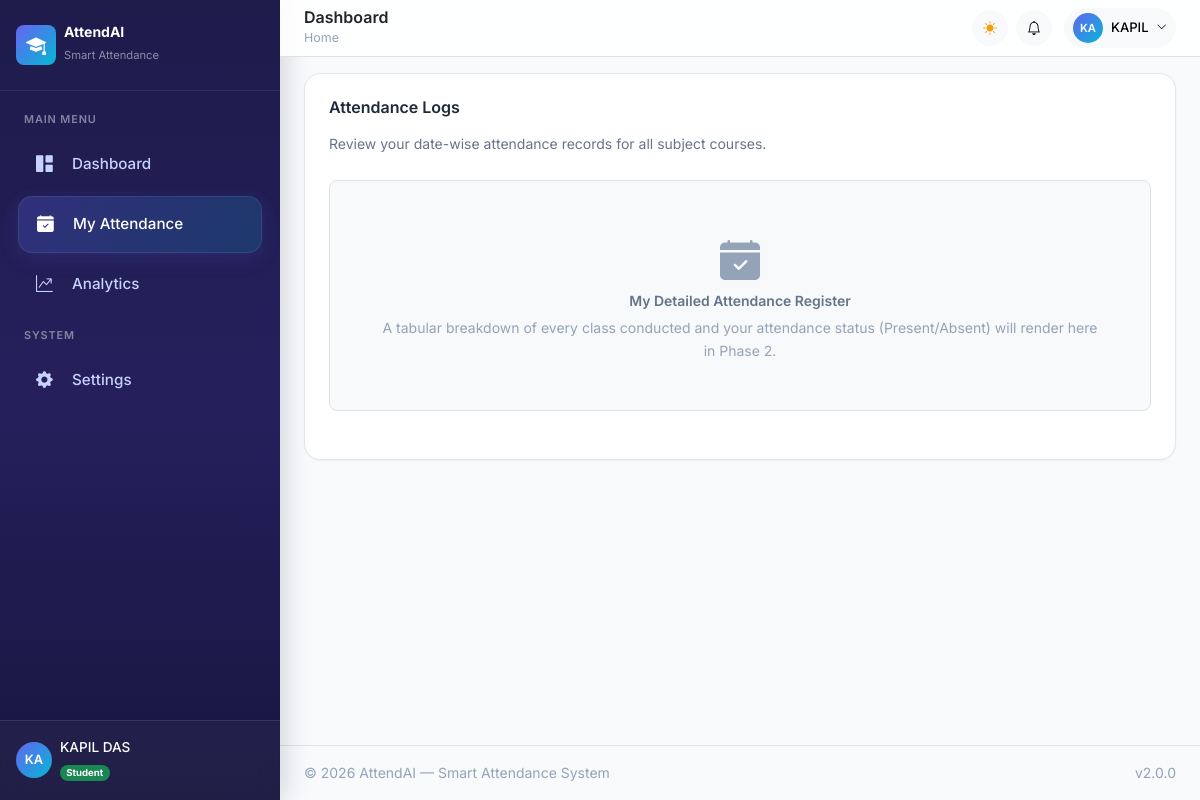
Page /student/attendance (signed in) on the committed database.
### app/models/user.py (models this page shows, shortened)
class User(UserMixin, db.Model):
    __tablename__ = 'users'
    id = db.Column(db.Integer, primary_key=True)
    email = db.Column(db.String(120), unique=True, nullable=False, index=True)
    password_hash = db.Column(db.String(256), nullable=False)
    full_name = db.Column(db.String(100), nullable=False)
    phone = db.Column(db.String(20), nullable=True)
    avatar = db.Column(db.String(255), nullable=True)
    role = db.Column(db.String(20), nullable=False, default='teacher') # 'admin', 'teacher', 'student'
    is_active = db.Column(db.Boolean, default=True, nullable=False)
    created_at = db.Column(db.DateTime, default=datetime.utcnow, nullable=False)
    last_login = db.Column(db.DateTime, nullable=True)
    theme_preference = db.Column(db.String(10), default='light', nullable=False)

### app/blueprints/student_bp.py (the view)
@student_bp.route('/attendance')
@login_required
@student_required
def attendance():
    student = Student.query.filter_by(user_id=current_user.id).first()
    if not student:
        abort(404, description="Student profile not found.")
    return render_template('student/attendance.html', student=student)

### app/blueprints/auth.py (called while the page is built)
@login_manager.user_loader
def load_user(user_id):
    return User.query.get(int(user_id))

### app/services/notification_service.py (called while the page is built)
def get_unread_count(user_id):
    return Notification.query.filter_by(user_id=user_id, is_read=False).count()

### app/templates/student/attendance.html (shortened to what this page needs)
{% extends "base.html" %}
{% block content %}
<div class="card p-4">
    <h5 class="fw-semibold mb-3">Attendance Logs</h5>
    <p class="text-secondary small mb-4">Review your date-wise attendance records for all subject courses.</p>
    <div class="bg-light rounded-3 p-5 text-center border border-dashed mb-4">
        <i class="bi bi-calendar-check-fill text-muted fs-1 mb-2"></i>
        <h6 class="fw-semibold text-secondary">My Detailed Attendance Register</h6>
        <p class="text-muted small">A tabular breakdown of every class conducted and your attendance status (Present/Absent) will render here in Phase 2.</p>
    </div>
</div>
{% endblock %}

### app/templates/components/sidebar.html (shortened to what this page needs)
<aside class="app-sidebar" id="appSidebar">
    <div class="sidebar-brand d-flex align-items-center gap-2 px-3 py-4">
        <div class="brand-icon d-flex align-items-center justify-content-center rounded-3" style="width:40px;height:40px;background:linear-gradient(135deg,#6366f1,#06b6d4);">
            <i class="bi bi-mortarboard-fill text-white fs-5"></i>
        </div>
        <div class="brand-text">
            <h6 class="mb-0 text-white fw-bold">AttendAI</h6>
            <small class="text-white-50" style="font-size:0.7rem;">Smart Attendance</small>
        </div>
    </div>
    <nav class="sidebar-nav flex-grow-1 px-2 py-2">
        <div class="nav-section">
            <span class="nav-section-label text-uppercase text-white-50 px-3 mb-2 d-block" style="font-size:0.65rem;letter-spacing:0.08em;">Main Menu</span>
            {% if current_user.role == 'admin' %}
            <a href="{{ url_for('admin.dashboard') }}" class="sidebar-link {{ 'active' if request.endpoint == 'admin.dashboard' }}">
                <i class="bi bi-grid-1x2-fill"></i><span>Dashboard</span>
            </a>
            <a href="{{ url_for('admin.departments') }}" class="sidebar-link {{ 'active' if request.endpoint == 'admin.departments' }}">
                <i class="bi bi-building"></i><span>Departments</span>
            </a>
            <a href="{{ url_for('admin.programs') }}" class="sidebar-link {{ 'active' if request.endpoint == 'admin.programs' }}">
                <i class="bi bi-journal-bookmark-fill"></i><span>Programs</span>
            </a>
            <a href="{{ url_for('admin.semesters') }}"
                class="sidebar-link {{ 'active' if request.endpoint == 'admin.semesters' }}">
                <i class="bi bi-calendar3"></i>
                <span>Semesters</span>
            </a>
            <a href="{{ url_for('admin.sections') }}"
                class="sidebar-link {{ 'active' if request.endpoint == 'admin.sections' }}">
                <i class="bi bi-grid-3x3-gap-fill"></i>
                <span>Sections</span>
            </a>
            <a href="{{ url_for('admin.subjects') }}" class="sidebar-link {{ 'active' if request.endpoint == 'admin.subjects' }}">
                <i class="bi bi-book-half"></i><span>Subjects</span>
            </a>
            <a href="{{ url_for('admin.assignments') }}"class="sidebar-link {{ 'active' if request.endpoint == 'admin.assignments' }}">
                <i class="bi bi-diagram-3-fill"></i>
                <span>Assignments</span>
            </a>
            <a href="{{ url_for('admin.teachers') }}" class="sidebar-link {{ 'active' if request.endpoint == 'admin.teachers' }}">
                <i class="bi bi-person-workspace"></i><span>Teachers</span>
            </a>
            </a>
            <a href="{{ url_for('analytics.dashboard') }}" class="sidebar-link {{ 'active' if request.endpoint == 'analytics.dashboard' }}">
                <i class="bi bi-graph-up-arrow"></i><span>Analytics</span>
            </a>
            <a href="{{ url_for('reports.index') }}" class="sidebar-link {{ 'active' if request.endpoint == 'reports.index' }}">
                <i class="bi bi-file-earmark-bar-graph"></i><span>Reports</span>
            </a>
            <span class="nav-section-label text-uppercase text-white-50 px-3 mt-3 mb-2 d-block" style="font-size:0.65rem;letter-spacing:0.08em;">System</span>
            <a href="{{ url_for('admin.bulk_import') }}" class="sidebar-link {{ 'active' if request.endpoint == 'admin.bulk_import' }}">
                <i class="bi bi-cloud-upload-fill"></i><span>Bulk Import</span>
            </a>
            <a href="{{ url_for('settings.index') }}" class="sidebar-link {{ 'active' if request.endpoint == 'settings.index' }}">
                <i class="bi bi-gear-fill"></i><span>Settings</span>
            </a>
            {% elif current_user.role == 'student' %}
            <a href="{{ url_for('student_bp.dashboard') }}" class="sidebar-link {{ 'active' if request.endpoint == 'student_bp.dashboard' }}">
                <i class="bi bi-grid-1x2-fill"></i><span>Dashboard</span>
            </a>
            <a href="{{ url_for('student_bp.attendance') }}" class="sidebar-link {{ 'active' if request.endpoint == 'student_bp.attendance' }}">
                <i class="bi bi-calendar-check-fill"></i><span>My Attendance</span>
            </a>
            <a href="{{ url_for('student_bp.analytics') }}" class="sidebar-link {{ 'active' if request.endpoint == 'student_bp.analytics' }}">
                <i class="bi bi-graph-up-arrow"></i><span>Analytics</span>
            </a>
            <span class="nav-section-label text-uppercase text-white-50 px-3 mt-3 mb-2 d-block" style="font-size:0.65rem;letter-spacing:0.08em;">System</span>
            <a href="{{ url_for('settings.index') }}" class="sidebar-link {{ 'active' if request.endpoint == 'settings.index' }}">
                <i class="bi bi-gear-fill"></i><span>Settings</span>
            </a>
            {% endif %}
        </div>
    </nav>
    <div class="sidebar-user px-3 py-3 border-top border-white border-opacity-10">
        <div class="d-flex align-items-center gap-2">
            <div class="user-avatar d-flex align-items-center justify-content-center rounded-circle flex-shrink-0" style="width:36px;height:36px;background:linear-gradient(135deg,#6366f1,#06b6d4);font-size:0.8rem;font-weight:600;color:#fff;">
                {{ current_user.full_name[:2]|upper if current_user.full_name else 'U' }}
            </div>
            <div class="overflow-hidden">
                <div class="text-white text-truncate fw-medium" style="font-size:0.85rem;">{{ current_user.full_name or 'User' }}</div>
                <span class="badge rounded-pill {% if current_user.role == 'admin' %}bg-primary{% elif current_user.role == 'teacher' %}bg-info{% else %}bg-success{% endif %}" style="font-size:0.6rem;">
                    {{ current_user.role|capitalize }}
                </span>
            </div>
        </div>
    </div>
</aside>

### app/templates/components/navbar.html (shortened to what this page needs)
<header class="app-navbar sticky-top bg-white border-bottom px-4 py-2 d-flex align-items-center justify-content-between" style="z-index:1020;backdrop-filter:blur(12px);background:rgba(255,255,255,0.85)!important;">
    <div class="d-flex align-items-center gap-3">
        <div>
            <h5 class="mb-0 fw-semibold text-dark">{% block page_title %}Dashboard{% endblock %}</h5>
            <nav aria-label="breadcrumb" class="d-none d-md-block">
                <ol class="breadcrumb mb-0" style="font-size:0.78rem;">
                    <li class="breadcrumb-item"><a href="#" class="text-decoration-none text-muted">Home</a></li>
                </ol>
            </nav>
        </div>
    </div>
    <div class="d-flex align-items-center gap-2">
        <button class="btn btn-light btn-sm rounded-circle d-flex align-items-center justify-content-center" style="width:36px;height:36px;" onclick="toggleTheme()" id="themeToggleBtn" aria-label="Toggle theme">
            <i class="bi bi-sun-fill text-warning" id="themeIcon"></i>
        </button>
        <div class="dropdown">
            <button class="btn btn-light btn-sm rounded-circle d-flex align-items-center justify-content-center position-relative" style="width:36px;height:36px;" data-bs-toggle="dropdown" data-bs-auto-close="outside" aria-expanded="false" aria-label="Notifications">
                <i class="bi bi-bell"></i>
            </button>
        </div>
        <div class="dropdown ms-1">
            <button class="btn btn-light btn-sm rounded-pill d-flex align-items-center gap-2 px-2 py-1" data-bs-toggle="dropdown" aria-expanded="false">
                <div class="d-flex align-items-center justify-content-center rounded-circle" style="width:30px;height:30px;background:linear-gradient(135deg,#6366f1,#06b6d4);font-size:0.7rem;font-weight:600;color:#fff;">
                    {{ current_user.full_name[:2]|upper if current_user.full_name else 'U' }}
                </div>
                <span class="d-none d-md-inline fw-medium" style="font-size:0.82rem;">{{ current_user.full_name.split(' ')[0] if current_user.full_name else 'User' }}</span>
                <i class="bi bi-chevron-down" style="font-size:0.65rem;"></i>
            </button>
        </div>
    </div>
</header>

### app/static/css/main.css (style rules this page uses)
:root { --primary: #6366f1; --primary-rgb: 99, 102, 241; --primary-light: #818cf8; --primary-dark: #4f46e5; --primary-darker: #3730a3; --accent: #06b6d4; --accent-rgb: 6, 182, 212; --accent-light: #22d3ee; --success: #10b981; --success-rgb: 16, 185, 129; --warning: #f59e0b; --warning-rgb: 245, 158, 11; --danger: #ef4444; --danger-rgb: 239, 68, 68; --bg-primary: #f8fafc; --bg-secondary: #f1f5f9; --bg-card: #ffffff; --bg-sidebar: #1e1b4b; --bg-sidebar-hover: #312e81; --bg-sidebar-active: #3730a3; --text-primary: #1e293b; --text-secondary: #64748b; --text-muted: #94a3b8; --text-sidebar: #c7d2fe; --text-sidebar-active: #ffffff; --border-color: #e2e8f0; --border-light: #f1f5f9; --shadow-sm: 0 1px 2px rgba(0, 0, 0, 0.05); --shadow-md: 0 4px 6px -1px rgba(0, 0, 0, 0.1), 0 2px 4px -2px rgba(0, 0, 0, 0.1); --shadow-lg: 0 10px 15px -3px rgba(0, 0, 0, 0.1), 0 4px 6px -4px rgba(0, 0, 0, 0.1); --shadow-xl: 0 20px 25px -5px rgba(0, 0, 0, 0.1), 0 8px 10px -6px rgba(0, 0, 0, 0.1); --radius-sm: 8px; --radius-md: 12px; --radius-lg: 16px; --radius-xl: 24px; --glass-bg: rgba(255, 255, 255, 0.7); --glass-border: rgba(255, 255, 255, 0.3); --transition-fast: 150ms ease; --transition-base: 250ms ease; --transition-slow: 350ms ease; --font-sans: 'Inter', -apple-system, BlinkMacSystemFont, 'Segoe UI', sans-serif; --font-mono: 'JetBrains Mono', monospace; --sidebar-width: 280px; --sidebar-collapsed-width: 80px; --navbar-height: 70px; }
*, *::before, *::after { box-sizing: border-box; margin: 0; padding: 0; }
html { scroll-behavior: smooth; font-size: 16px; }
body { font-family: var(--font-sans); background: var(--bg-primary); color: var(--text-primary); line-height: 1.6; transition: background var(--transition-base), color var(--transition-base); -webkit-font-smoothing: antialiased; -moz-osx-font-smoothing: grayscale; }
a { color: var(--primary); text-decoration: none; transition: color var(--transition-fast); }
button { font-family: inherit; }
.app-body { display: flex; min-height: 100vh; }
.sidebar-brand { padding: 24px 20px; display: flex; align-items: center; gap: 12px; border-bottom: 1px solid rgba(255, 255, 255, 0.1); flex-shrink: 0; }
.sidebar-nav { flex: 1; padding: 16px 12px; overflow-y: auto; }
.sidebar-user { display: flex; align-items: center; gap: 12px; }
h5 { font-size: 1rem; font-weight: 600; color: var(--text-primary); }
h6 { font-size: 0.875rem; font-weight: 600; color: var(--text-primary); }
p { margin-bottom: 1rem; }
p:last-child { margin-bottom: 0; }
.text-muted { color: var(--text-muted) !important; }
.text-secondary { color: var(--text-secondary) !important; }
.text-warning { color: var(--warning) !important; }
small, .text-sm { font-size: 0.875rem; }
* { scrollbar-width: thin; scrollbar-color: rgba(var(--primary-rgb), 0.3) transparent; }
.d-flex { display: flex; }
.d-none { display: none; }
.d-block { display: block; }
.text-center { text-align: center; }
.overflow-hidden { overflow: hidden; }
.position-relative { position: relative; }
.app-sidebar { width: var(--sidebar-width); background: linear-gradient( 180deg, #1e1b4b 0%, #25205c 50%, #18153f 100% ); height: 100vh; position: fixed; left: 0; top: 0; z-index: 1000; display: flex; flex-direction: column; box-shadow: 6px 0 24px rgba(15, 23, 42, 0.15); }
.sidebar-brand { border-bottom: 1px solid rgba(255,255,255,0.08); min-height: 80px; }
.sidebar-nav { flex: 1; overflow-y: auto !important; overflow-x: hidden; min-height: 0; padding-top: 8px; }
.sidebar-link { display: flex; align-items: center; gap: 14px; color: var(--text-sidebar); padding: 14px 18px; margin: 4px 10px; border-radius: 14px; font-size: 0.95rem; font-weight: 500; transition: all 0.25s ease; text-decoration: none; }
.sidebar-link i { width: 22px; font-size: 1.05rem; flex-shrink: 0; }
.sidebar-link span { white-space: nowrap; }
.sidebar-link.active { background: linear-gradient( 135deg, rgba(99,102,241,0.25), rgba(6,182,212,0.18) ); color: #fff; border: 1px solid rgba(255,255,255,0.08); box-shadow: 0 6px 20px rgba(99,102,241,0.15); }
.nav-section-label { color: rgba(255,255,255,0.45) !important; font-size: 0.68rem !important; font-weight: 600; margin-top: 12px; }
.sidebar-user { background: rgba(255,255,255,0.04); backdrop-filter: blur(10px); }

### app/static/css/components.css (style rules this page uses)
.card { background: var(--bg-card); border-radius: var(--radius-lg); border: 1px solid var(--border-color); box-shadow: var(--shadow-sm); transition: all var(--transition-base); overflow: hidden; }

### rows in the picture
User: full_name "KA", full_name "KAPIL DAS", role "Student", full_name "KAPIL"
